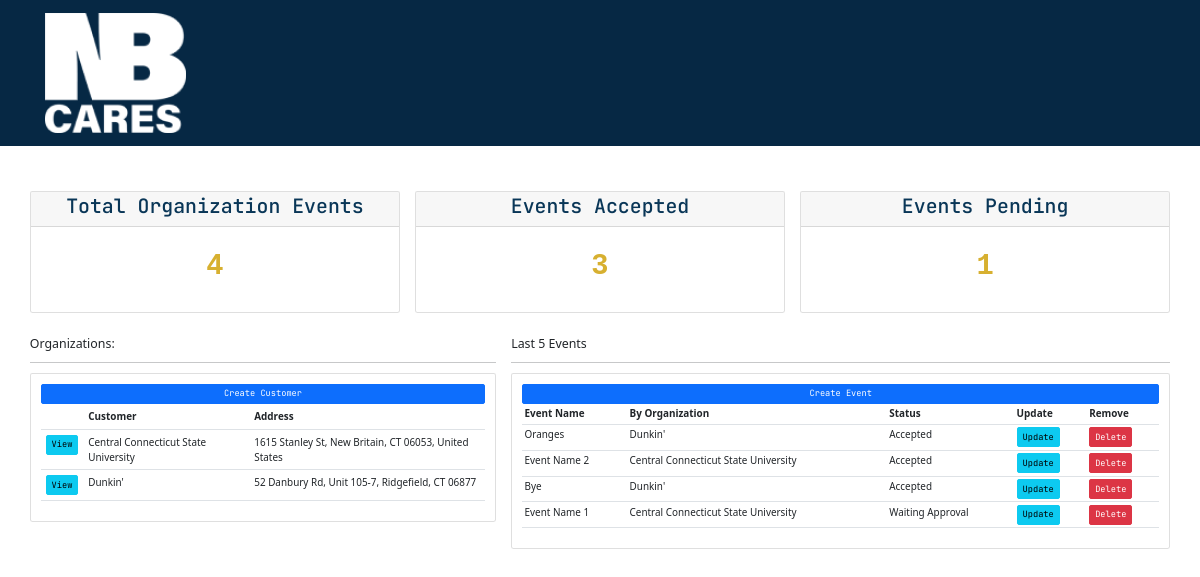
Page /admin-panel (signed in) on the committed database.
### ProjectSite/models.py (models this page shows, shortened)
class Organization(models.Model):
    ORGANIZATION_STATUS = (
        ('Active', 'Active'),
        ('Inactive', 'Inactive'),
    )
    org_name = models.CharField(max_length=40, null=True, blank=False)
    org_address = models.CharField(max_length=60, null=True, blank=True)
    org_phone = models.CharField(max_length=20, null=True, blank=True)
    org_email = models.EmailField(null=True, blank=True)
    org_status = models.CharField(max_length=20, null=True, choices=ORGANIZATION_STATUS)
    org_date_created = models.DateTimeField(auto_now_add=True, null=True, blank=True)
    def __str__(self):
        return self.org_name

class OrgEvent(models.Model):
    EVENT_STATUS = (
        ('Accepted', 'Accepted'),
        ('Waiting Approval', 'Waiting Approval'),
    )
    org_event_organization = models.ForeignKey(Organization, null=True, on_delete=models.SET_NULL)
    org_event_event = models.ForeignKey(Event, null=True, on_delete=models.SET_NULL)
    org_event_status = models.CharField(max_length=20, null=True, choices=EVENT_STATUS)
    org_event_date_created = models.DateTimeField(auto_now_add=True, null=True, blank=True)

class Event(models.Model):
    event_name = models.CharField(max_length=100, null=True, blank=False)
    event_sTime = models.DateTimeField(null=True, blank=False)
    event_eTime = models.DateTimeField(null=True, blank=False)
    event_description = models.CharField(max_length=400, null=True, blank=True)
    event_tag = models.ManyToManyField(Tag, blank=True)
    event_date_created = models.DateTimeField(auto_now_add=True, null=True, blank=True)
    def __str__(self):
        return self.event_name

### ProjectSite/decorators.py (the view)
        def wrapper_func(request, *args, **kwargs):
            group = None
            if request.user.groups.exists():
                group = request.user.groups.all()[0].name
            if group in allowed_roles:
                return view_func(request, *args, **kwargs)
            else:
                return HttpResponse('You are not authorized to view this page')

### ProjectSite/views.py (called while the page is built)
@login_required(login_url='login')
@allowed_users(allowed_roles='admin')
def view_admin_panel(request):
    orgevents = OrgEvent.objects.all()
    orgs = Organization.objects.all()
    total_orgs = orgs.count()
    total_events = orgevents.count()
    pending_events = orgevents.filter(org_event_status='Waiting Approval').count()
    completed_events = orgevents.filter(org_event_status='Accepted').count()
    context = {'orgs': orgs, 'orgevents': orgevents,
               'total_orgs': total_orgs, 'total_events': total_events,
               'pending_events': pending_events, 'completed_events': completed_events
               }
    return render(request, 'ProjectSite/admin-panel.html', context)

### templates/ProjectSite/admin-panel.html (shortened to what this page needs)
{% extends 'ProjectSite/log-base.html' %}
{% load static %}
{% block body %}
    <br>
<div class="row px-5">
	<div class="col">
		<div class="col-md">
			<div class="card text-center text-white  mb-3" id="total-orders">
			  	<div class="card-header">
			  		<h2 class="card-title">Total Organization Events</h2>
			  	</div>
			  	<div class="card-body">
			    	<h3 class="card-title">{{total_events}}</h3>
			  	</div>
			</div>
		</div>
	</div>
	<div class="col">
		<div class="col-md">
			<div class="card text-center text-white  mb-3" id="orders-delivered">
			  	<div class="card-header">
			  		<h2 class="card-title">Events Accepted</h2>
			  	</div>
			  	<div class="card-body">
			    	<h3 class="card-title">{{completed_events}}</h3>
			  	</div>
			</div>
		</div>
	</div>
	<div class="col">
		<div class="col-md">
			<div class="card text-center text-white  mb-3" id="orders-pending">
			  	<div class="card-header">
			  		<h2 class="card-title">Events Pending</h2>
			  	</div>
			  	<div class="card-body">
			    	<h3 class="card-title">{{pending_events}}</h3>
			  	</div>
			</div>
		</div>
	</div>
</div>
<br>
<div class="row px-5">
	<div class="col-md-5">
		<h5>Organizations:</h5>
		<hr>
		<div class="card card-body">
			<a class="btn btn-primary  btn-sm btn-block" href="{% url 'admin-user-creation' %}">Create Customer</a>
			<table class="table table-lg">
				<tr>
                    <th></th>
					<th>Customer</th>
					<th>Address</th>
				</tr>
				{% for org in orgs %}
					<tr>
						<td><a class="btn btn-sm btn-info" href="{% url 'admin_organization' org.id %}">View</a></td>
						<td>{{org.org_name}}</td>
						<td>{{org.org_address}}</td>
					</tr>
				{% endfor %}
			</table>
		</div>
	</div>
	<div class="col-md-7">
		<h5>Last 5 Events</h5>
		<hr>
		<div class="card card-body">
            <a class="btn btn-primary  btn-sm btn-block" href="">Create Event</a>
			<table class="table table-sm">
				<tr>
					<th>Event Name</th>
					<th>By Organization</th>
					<th>Status</th>
					<th>Update</th>
					<th>Remove</th>
				</tr>
				{% for orgevent in orgevents %}
					<tr>
						<td>{{orgevent.org_event_event}}</td>
						<td>{{orgevent.org_event_organization}}</td>
						<td>{{orgevent.org_event_status}}</td>
						<td><a class="btn btn-sm btn-info" href="{% url 'update_events' orgevent.id  %}">Update</a></td>
						<td><a class="btn btn-sm btn-danger" href="{% url 'delete_events' orgevent.id %}">Delete</a></td>
					</tr>
				{% endfor %}
			</table>
		</div>
	</div>
</div>
{% endblock %}

### templates/ProjectSite/log-base.html (shortened to what this page needs)
{% load static %}
<!DOCTYPE html>
<html lang="en">
<head>
    <link href="https://cdn.jsdelivr.net/npm/bootstrap@5.1.3/dist/css/bootstrap.min.css" rel="stylesheet"
>
    {% block more-styles %}
        <link rel="stylesheet" href="{% static 'css/ProjectSite.css' %}">
    {% endblock %}
</head>
<body>
<nav class="navbar navbar-expand-lg navbar-dark navbar-custom mb-5">
    <div class="container px-4">
        <a class="navbar-brand" href="{% url 'home' %}"><img src="{% static 'images/KO-NB-Cares-logo.png' %}" alt="logo"></a>
    </div>
</nav>
{% block body %}
{% endblock %}
</body>
</html>

### static/css/ProjectSite.css (style rules this page uses)
* { margin: 0; padding: 0; }
html { font-size: 62%; scroll-behavior: smooth; }
body { --main-color: #EFD466; --primary-color: #D7B030; --button-background: #FFF7B6; --primary-button-background: #093657; --background-color: #062844; }
h1,h2 { font-family: 'JetBrains Mono', monospace;color: var(--primary-button-background); }
h3, h4 { font-family: 'Avenir', monospace;color: var(--primary-color); }
a,li { font-family: 'JetBrains Mono', monospace;color: var(--button-background); }
h3 { font-weight: 750; font-size: 2.9rem; line-height: 6rem; text-transform: capitalize; }
a { text-decoration: none;cursor: pointer; }
.navbar { position: relative; display: flex; flex-wrap: wrap; align-items: center; justify-content: space-between; padding-top: 0.5rem; padding-bottom: 0.5rem; }
.navbar > .container, .navbar > .container-fluid { display: flex; flex-wrap: inherit; align-items: center; justify-content: space-between; }
.navbar-custom { padding-top: 1rem; padding-bottom: 1rem; background-color: var(--background-color); }
.navbar-custom .navbar-brand { text-transform: uppercase; font-size: 1rem; letter-spacing: 0.1rem; font-weight: 700; }
@media (min-width: 992px) { .navbar-expand-lg { flex-wrap: nowrap;justify-content: flex-start; } }
.container { width: 100%; padding-right: var(--bs-gutter-x, 0.75rem); padding-left: var(--bs-gutter-x, 0.75rem); margin-right: auto; margin-left: auto; }
@media (min-width: 576px) { .container { max-width: 540px; } }
@media (min-width: 768px) { .container { max-width: 720px; } }
@media (min-width: 992px) { .container { max-width: 960px; } }
@media (min-width: 1200px) { .container { max-width: 1140px; } }
h2 { margin: 0 0 1rem; line-height: 1; }

### rows in the picture
Organization: org_name "Central Connecticut State University", org_address "1615 Stanley St, New Britain, CT 06053, United States"
Organization: org_name "Dunkin'", org_address "52 Danbury Rd, Unit 105-7, Ridgefield, CT 06877"
OrgEvent: org_event_event "Oranges", org_event_organization "Dunkin'", org_event_status "Accepted"
OrgEvent: org_event_event "Event Name 2", org_event_organization "Central Connecticut State University", org_event_status "Accepted"
OrgEvent: org_event_event "Bye", org_event_organization "Dunkin'", org_event_status "Accepted"
OrgEvent: org_event_event "Event Name 1", org_event_organization "Central Connecticut State University", org_event_status "Waiting Approval"

### other values in the picture
{{ total_events }} "4"
{{ completed_events }} "3"
{{ pending_events }} "1"
